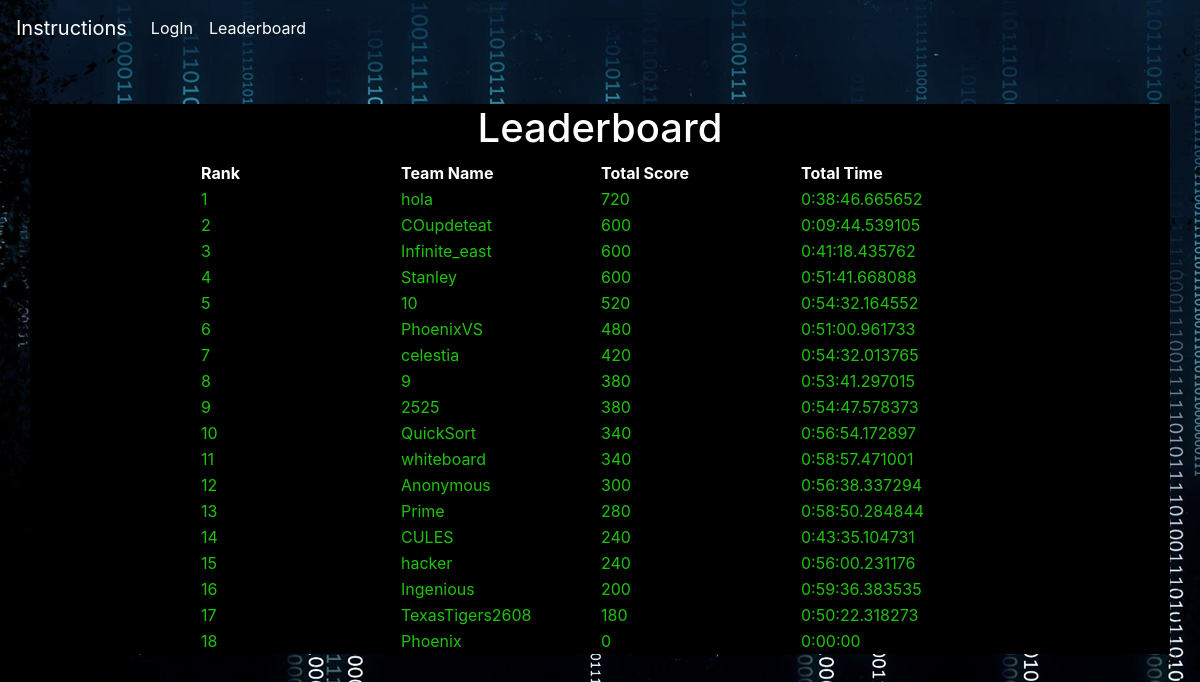
/ciphertech/leaderboard/, run on an earlier commit of the app's database.
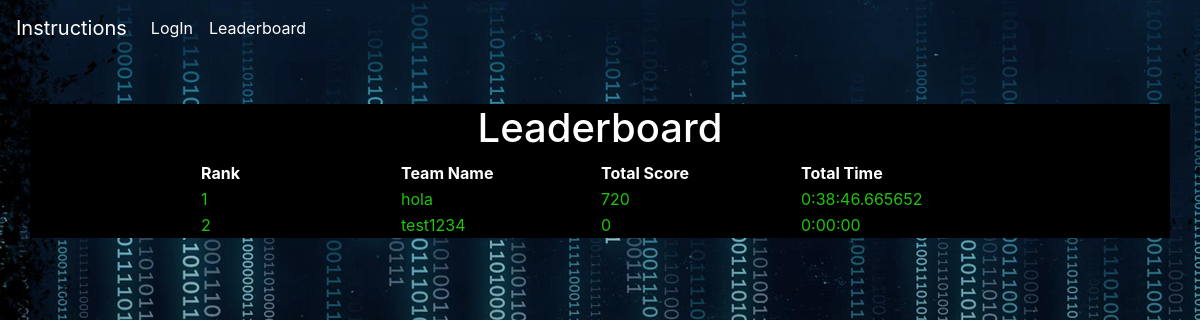
And on a later commit of the database.
### mainapp/models.py (models this page shows, shortened)
class teaminfo(models.Model):
     team=models.OneToOneField(User,on_delete=models.CASCADE)
     member1_name=models.CharField(max_length=256)
     member1_rollno=models.PositiveIntegerField()
     member1_phone=models.PositiveIntegerField()
     member1_branch=models.CharField(max_length=256)
     member2_name=models.CharField(max_length=256)
     member2_rollno=models.PositiveIntegerField()
     member2_phone=models.PositiveIntegerField()
     member2_branch=models.CharField(max_length=256)
     collegename=models.CharField(max_length=256)
     start_time = models.DateTimeField(default=None,null=True, blank=True)
     totalscore=models.PositiveIntegerField(default=0,blank=True)
     last_submit_time = models.DateTimeField(default=datetime.now, blank=True)
     total_time=models.DurationField(default=timedelta(0,0,0), blank=True)
     ques1_part1_score=models.PositiveIntegerField(default=0,blank=True)
     ques1_part2_score=models.PositiveIntegerField(default=0,blank=True)
     ques2_part1_score=models.PositiveIntegerField(default=0,blank=True)
     ques2_part2_score=models.PositiveIntegerField(default=0,blank=True)
     ques3_part1_score=models.PositiveIntegerField(default=0,blank=True)
     ques3_part2_score=models.PositiveIntegerField(default=0,blank=True)
     ques4_part1_score=models.PositiveIntegerField(default=0,blank=True)
     ques4_part2_score=models.PositiveIntegerField(default=0,blank=True)
     ques5_part1_score=models.PositiveIntegerField(default=0,blank=True)
     ques5_part2_score=models.PositiveIntegerField(default=0,blank=True)
     ques6_part1_score=models.PositiveIntegerField(default=0,blank=True)
     ques6_part2_score=models.PositiveIntegerField(default=0,blank=True)

### mainapp/views.py (the view)
def LeaderboardView(request):
    teamslist=list(teaminfo.objects.all())
    teamslist.sort(key= lambda x:(-x.totalscore,x.total_time))
    content_dic={'teamlist':teamslist,'rank':1}
    return render(request,'mainapp/leaderboard.html',context=content_dic)

### templates/mainapp/leaderboard.html (shortened to what this page needs)
{% extends 'mainapp/base.html' %}
{% load my_extras %}
{% block body_block %}
  <center><h1 style="color:white">Leaderboard</h1><center>
  {% if teamlist %}
  <table>
    <thead>
      <th>Rank</th>
      <th>Team Name</th>
      <th>Total Score</th>
      <th>Total Time</th>
    </thead>
    {% for team_object in teamlist %}
    <tr>
      <td>{{ forloop.counter }}</td>
      <td>{{ team_object.team.username }}</td>
      <td>{{ team_object.totalscore }}</td>
      <td>{{ team_object.total_time }}</td>
    </tr>
    {% endfor %}
  </table>
  {% else %}
    <h2>No team registered yet.</h2>
  {% endif %}
{% endblock %}

### templates/mainapp/base.html (shortened to what this page needs)
<!DOCTYPE html>
{% load staticfiles %}
<html>
  <head>
    <link rel="stylesheet" href="{% static 'css/bootstrap.css' %}">
    <link rel="stylesheet" href="{% static 'css/basecss.css' %}">
  </head>
  <body style="  background:url({% static 'images/final2.jpg' %})">
    <nav class="navbar navbar-expand-lg navbar-inverse">
  <a class="navbar-brand" href="{% url 'mainapp:instruction'%}" style="color:white">Instructions</a>
  <div class="collapse navbar-collapse" id="navbarSupportedContent">
    <ul class="navbar-nav mr-auto">
      {% if not user.is_authenticated or not user.is_active %}
      <li class="nav-item">
        <a class="nav-link" href="{% url 'mainapp:login' %}" style="color:white">LogIn</a>
      </li>
      {% endif %}
      <li class="nav-item">
        <a class="nav-link" href="{% url 'mainapp:leaderboard' %}" style="color:white">Leaderboard</a>
        </li>
        </ul>
      </div>
    </nav>
  <div class="container contentdiv" style="margin-top:4%">
    {% block body_block %}
    {% endblock %}
  </body>
</html>

### static/css/basecss.css (style rules this page uses)
body { background:gray; }
.contentdiv { background-color:white; margin-bottom: 5%; }
.container { margin-top: 10%; }

### templates/mainapp/leaderboard.html (style rules this page uses)
th,td { width:200px; }
.contentdiv { background-color: black; color:#20C20E; }
thead { color:white; }

What changed in the data, as far as the page shows it:
removed teaminfo: team.username "COupdeteat", totalscore "600", total_time "0:09:44.539105"
removed teaminfo: team.username "Infinite_east", totalscore "600", total_time "0:41:18.435762"
removed teaminfo: team.username "Stanley", totalscore "600", total_time "0:51:41.668088"
removed teaminfo: team.username "10", totalscore "520", total_time "0:54:32.164552"
removed teaminfo: team.username "PhoenixVS", totalscore "480", total_time "0:51:00.961733"
removed teaminfo: team.username "celestia", totalscore "420", total_time "0:54:32.013765"
removed teaminfo: team.username "9", totalscore "380", total_time "0:53:41.297015"
removed teaminfo: team.username "2525", totalscore "380", total_time "0:54:47.578373"
removed teaminfo: team.username "QuickSort", totalscore "340", total_time "0:56:54.172897"
removed teaminfo: team.username "whiteboard", totalscore "340", total_time "0:58:57.471001"
removed teaminfo: team.username "Anonymous", totalscore "300", total_time "0:56:38.337294"
removed teaminfo: team.username "Prime", totalscore "280", total_time "0:58:50.284844"
removed teaminfo: team.username "CULES", totalscore "240", total_time "0:43:35.104731"
removed teaminfo: team.username "hacker", totalscore "240", total_time "0:56:00.231176"
removed teaminfo: team.username "Ingenious", totalscore "200", total_time "0:59:36.383535"
removed teaminfo: team.username "TexasTigers2608", totalscore "180", total_time "0:50:22.318273"
removed teaminfo: team.username "Phoenix", totalscore "0", total_time "0:00:00"
added teaminfo: team.username "test1234", totalscore "0", total_time "0:00:00"
